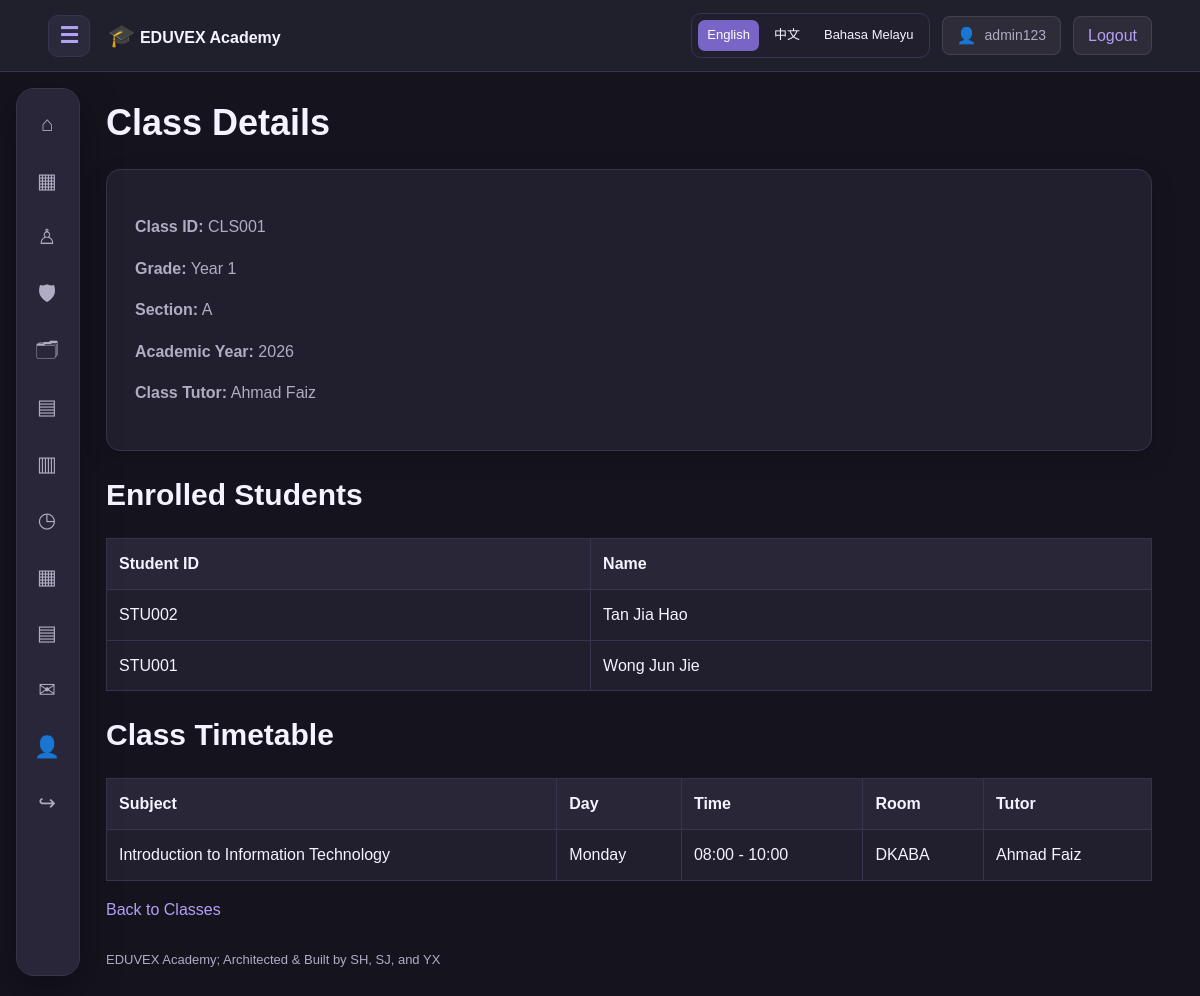
Page /class_management/view_class.php?id=CLS001 (signed in) on the committed database.
### tables this page shows
CREATE TABLE IF NOT EXISTS classes (
    class_id VARCHAR(12) PRIMARY KEY,
    grade_level VARCHAR(60),
    section VARCHAR(30),
    academic_year SMALLINT,
    class_teacher_id VARCHAR(12)
);

CREATE TABLE IF NOT EXISTS staff (
    staff_id VARCHAR(12) PRIMARY KEY,
    staff_name VARCHAR(120) NOT NULL,
    staff_email VARCHAR(180) UNIQUE,
    staff_phone_number VARCHAR(30),
    staff_role VARCHAR(60)
);

CREATE TABLE IF NOT EXISTS students (
    student_id VARCHAR(12) PRIMARY KEY,
    student_name VARCHAR(120) NOT NULL,
    student_email VARCHAR(180) UNIQUE,
    student_phone_number VARCHAR(30),
    student_class VARCHAR(12)
);

CREATE TABLE IF NOT EXISTS timetable_schedules (
    schedule_id VARCHAR(12) PRIMARY KEY,
    class_id VARCHAR(12) NOT NULL,
    subject_id VARCHAR(12) NOT NULL,
    assigned_staff_id VARCHAR(12),

    day_of_week ENUM(
        'Monday',
        'Tuesday',
        'Wednesday',
        'Thursday',
        'Friday',
        'Saturday',
        'Sunday'
    ) NOT NULL,

    start_time TIME NOT NULL,
    end_time TIME NOT NULL,
    room_number VARCHAR(50),
    room_type VARCHAR(60)
);

CREATE TABLE IF NOT EXISTS subjects (
    subject_id VARCHAR(12) PRIMARY KEY,
    subject_name VARCHAR(180) NOT NULL,
    subject_code VARCHAR(30) UNIQUE,
    department VARCHAR(120)
);

### includes/functions.php (called while the page is built, shortened)
<?php
function h(mixed $value): string {
    return htmlspecialchars(
        (string)($value ?? ''),
        ENT_QUOTES | ENT_SUBSTITUTE,
        'UTF-8'
    );
}
function url(string $path = ''): string {
    return BASE_URL . '/' . ltrim($path, '/');
}

### class_management/view_class.php (the view, shortened to what this page needs)
<?php
require_once __DIR__ . '/../config/database.php';
$id = trim($_GET['id'] ?? '');
$stmt = $pdo->prepare("
    SELECT c.*, s.staff_name
    FROM classes c
    LEFT JOIN staff s ON s.staff_id = c.class_teacher_id
    WHERE c.class_id = ?
");
$stmt->execute([$id]);
$class = $stmt->fetch();
$stmt = $pdo->prepare("
    SELECT s.student_id, s.student_name
    FROM student_enrolments e
    JOIN students s ON s.student_id = e.student_id
    WHERE e.class_id = ?
    ORDER BY s.student_name
");
$stmt->execute([$id]);
$students = $stmt->fetchAll();
$stmt = $pdo->prepare("
    SELECT t.*, sub.subject_name, st.staff_name
    FROM timetable_schedules t
    JOIN subjects sub ON sub.subject_id = t.subject_id
    LEFT JOIN staff st ON st.staff_id = t.assigned_staff_id
    WHERE t.class_id = ?
    ORDER BY FIELD(t.day_of_week,
        'Monday','Tuesday','Wednesday','Thursday',
        'Friday','Saturday','Sunday'), t.start_time
");
$stmt->execute([$id]);
$schedules = $stmt->fetchAll();
require __DIR__ . '/../includes/header.php';
?>
<h1>Class Details</h1>
<section class="panel">
    <p><strong>Class ID:</strong> <?= h($class['class_id']) ?></p>
    <p><strong>Grade:</strong> <?= h($class['grade_level']) ?></p>
    <p><strong>Section:</strong> <?= h($class['section']) ?></p>
    <p><strong>Academic Year:</strong> <?= h($class['academic_year']) ?></p>
    <p><strong>Class Tutor:</strong>
        <?= h($class['staff_name'] ?? 'Not Assigned') ?></p>
</section>
<h2>Enrolled Students</h2>
<div class="table-wrap">
<table>
    <tr><th>Student ID</th><th>Name</th></tr>
    <?php foreach ($students as $student): ?>
        <tr>
            <td><?= h($student['student_id']) ?></td>
            <td><?= h($student['student_name']) ?></td>
        </tr>
    <?php endforeach; ?>
</table>
</div>
<h2>Class Timetable</h2>
<div class="table-wrap">
<table>
    <tr>
        <th>Subject</th><th>Day</th><th>Time</th>
        <th>Room</th><th>Tutor</th>
    </tr>
    <?php foreach ($schedules as $s): ?>
        <tr>
            <td><?= h($s['subject_name']) ?></td>
            <td><?= h($s['day_of_week']) ?></td>
            <td><?= h(substr($s['start_time'], 0, 5)) ?>
                - <?= h(substr($s['end_time'], 0, 5)) ?></td>
            <td><?= h($s['room_number']) ?></td>
            <td><?= h($s['staff_name'] ?? 'Unassigned') ?></td>
        </tr>
    <?php endforeach; ?>
</table>
</div>
<p>
    <a href="<?= h(url('class_management/index.php')) ?>">Back to Classes</a>
</p>
<?php require __DIR__ . '/../includes/footer.php'; ?>

### assets/css/style.css (style rules this page uses)
:root { color-scheme: dark; --bg: #15141E; --surface: #211F2D; --surface2: #292638; --line: #39344E; --accent: #B4A0F7; --accent-dark: #7965C5; --text: #F5F3FF; --muted: #B0ACC3; --nav-width: 64px; --header-height: 72px; }
* { box-sizing: border-box; }
html { scroll-behavior: smooth; scroll-padding-top: 90px; }
body { margin: 0; background: var(--bg); color: var(--text); font-family: Arial, Helvetica, sans-serif; font-size: 16px; line-height: 1.6; }
a { color: var(--accent); text-decoration: none; }
h1, h2, h3 { line-height: 1.25; }
h1 { font-size: clamp(28px, 3vw, 40px); }
h2 { font-size: clamp(23px, 2.5vw, 32px); }
p { color: var(--muted); }
.panel { background: var(--surface); border: 1px solid var(--line); border-radius: 14px; padding: 28px; box-shadow: 0 8px 24px rgba(0,0,0,0.15); }
.table-wrap { overflow-x: auto; }
table { width: 100%; border-collapse: collapse; background: var(--surface); }
th, td { padding: 12px; border: 1px solid var(--line); text-align: left; }
th { background: var(--surface2); }

### includes/site_language.php (style rules this page uses)
body { top: 0 !important; }

### rows in the picture
classes: class_id "CLS001", grade_level "Year 1", section "A", academic_year "2026", staff.staff_name "Ahmad Faiz"
students: student_id "STU002", student_name "Tan Jia Hao"
students: student_id "STU001", student_name "Wong Jun Jie"
timetable_schedules: subject.subject_name "Introduction to Information Technology", day_of_week "Monday", start_time "08:00", end_time "10:00", room_number "DKABA", staff.staff_name "Ahmad Faiz"

### other values in the picture
$account['username'] "admin123"
$symbol "⌂"
$symbol "▦"
$symbol "♙"
$symbol "🛡"
$symbol "🗂"
$symbol "▤"
$symbol "▥"
$symbol "◷"
$symbol "✉"
$symbol "👤"
$symbol "↪"
$name "English"
$name "中文"
$name "Bahasa Melayu"
